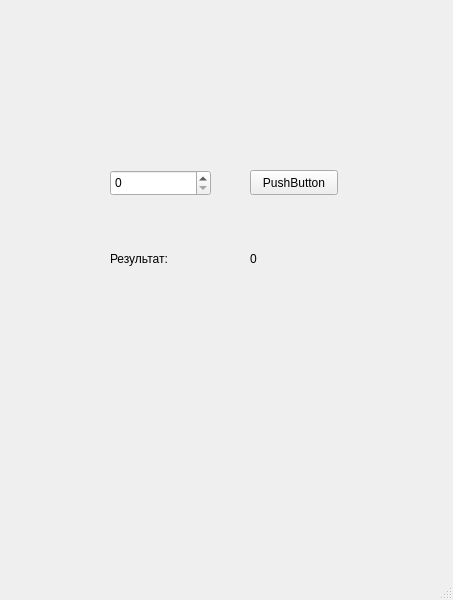
<?xml version="1.0" encoding="UTF-8"?>
<ui version="4.0">
 <class>MainWindow</class>
 <widget class="QMainWindow" name="MainWindow">
  <property name="geometry">
   <rect>
    <x>0</x>
    <y>0</y>
    <width>453</width>
    <height>600</height>
   </rect>
  </property>
  <property name="windowTitle">
   <string>MainWindow</string>
  </property>
  <widget class="QWidget" name="centralwidget">
   <widget class="QSpinBox" name="spinBox">
    <property name="geometry">
     <rect>
      <x>110</x>
      <y>170</y>
      <width>101</width>
      <height>26</height>
     </rect>
    </property>
    <property name="maximum">
     <number>999999999</number>
    </property>
   </widget>
   <widget class="QPushButton" name="pushButton">
    <property name="geometry">
     <rect>
      <x>250</x>
      <y>170</y>
      <width>88</width>
      <height>25</height>
     </rect>
    </property>
    <property name="text">
     <string>PushButton</string>
    </property>
   </widget>
   <widget class="QLabel" name="label_1">
    <property name="geometry">
     <rect>
      <x>110</x>
      <y>250</y>
      <width>101</width>
      <height>17</height>
     </rect>
    </property>
    <property name="text">
     <string>Результат:</string>
    </property>
   </widget>
   <widget class="QLabel" name="label_2">
    <property name="geometry">
     <rect>
      <x>250</x>
      <y>250</y>
      <width>66</width>
      <height>17</height>
     </rect>
    </property>
    <property name="text">
     <string>0</string>
    </property>
   </widget>
  </widget>
  <widget class="QMenuBar" name="menubar">
   <property name="geometry">
    <rect>
     <x>0</x>
     <y>0</y>
     <width>453</width>
     <height>22</height>
    </rect>
   </property>
  </widget>
  <widget class="QStatusBar" name="statusbar"/>
 </widget>
 <resources/>
 <connections/>
</ui>
